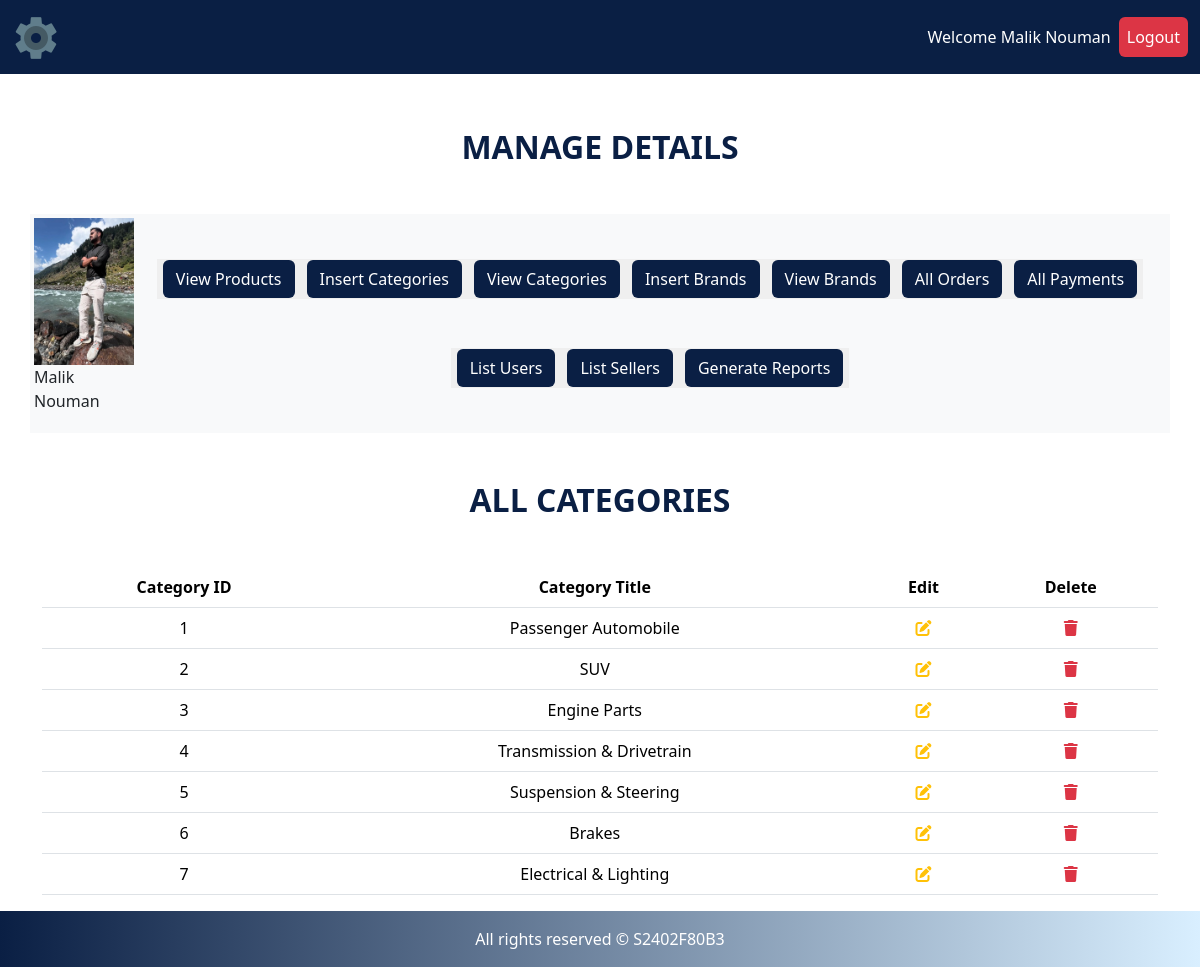
/admin/index.php?view_categories (signed in), run on the app's committed database.
### tables this page shows
CREATE TABLE `categories` (
  `category_id` int(11) NOT NULL,
  `category_title` varchar(100) NOT NULL
);

### admin/view_categories.php (the view, shortened to what this page needs)
<h2 style="color: #0A1F44; font-weight: 800" class="text-center my-5">ALL CATEGORIES</h2>
<div class="container">
    <div class="row">
        <table class="table text-center">
        <thead>
            <tr>
              <th scope="col">Category ID</th>
              <th scope="col">Category Title</th>
              <th scope="col">Edit</th>
              <th scope="col">Delete</th>
            </tr>
        </thead>
        <tbody>
          <?php
          $number = 0;
          $get_categories = "SELECT * FROM `categories`";
          $result = mysqli_query($conn, $get_categories);
          while($row = mysqli_fetch_assoc($result)){
            $category_id = $row['category_id'];
            $category_title = $row['category_title'];
            $number++;
            ?>
            <tr>
                <td><?php echo $number; ?></td>
                <td><?php echo $category_title; ?></td>
                <td><a href="index.php?edit_category=<?php echo $category_id; ?>" class="text-warning"><i class="fa-solid fa-pen-to-square"></i></a></td>
                <td>
                    <a href="#" class="text-danger" data-bs-toggle="modal" data-bs-target="#deleteModal<?php echo $category_id; ?>">
                        <i class="fa-solid fa-trash"></i>
                    </a>
                </td>
            </tr>
          <?php
          }
          ?>
        </tbody>
        </table>
    </div>
</div>

### admin/index.php (shortened to what this page needs)
<?php
include("../functions/common_functions.php");
?>
<!DOCTYPE html>
<html lang="en">
<head>
    <link href="https://cdn.jsdelivr.net/npm/bootstrap@5.3.3/dist/css/bootstrap.min.css" rel="stylesheet">
    <link rel="stylesheet" href="assets/style.css">
    <link rel="stylesheet" href="https://cdnjs.cloudflare.com/ajax/libs/font-awesome/6.6.0/css/all.min.css"
 />
</head>
<body>
<div class="container-fluid">
  <nav class="navbar navbar-expand navbar-dark bg-dark upper-nav fixed-top">
    <div class="container-fluid">
      <a class="navbar-brand" href="../index.php"><img src="assets/favicon.png" alt=""></a>
      <ul class="navbar-nav mb-2 mb-lg-0 ms-auto">
      <li class="nav-item">
          <a class="nav-link active" aria-current="page" href="#">Welcome
            <?php
            echo $_SESSION['admin_name']; ?>
         </a>
      </li>
        <li class="nav-item">
          <a class="nav-link active btn btn-outline-danger" aria-current="page" href="../logout.php">Logout</a>
        </li>
      </ul>
    </div>
  </nav>
</div>
<div class="container-fluid main-body">
<h2 style="color: #0A1F44; font-weight: 800" class="text-center my-5">MANAGE DETAILS</h2>
<div class="container">
    <div class="row">
        <div class="col-lg-12 bg-light p-1 d-flex">
            <div>
                <a href="index.php">
                <?php
                  $admin = $_SESSION['admin_email'];
                  $select_admin = "SELECT * FROM `admins` where admin_email = '$admin'";
                  $result_admin = mysqli_query($conn, $select_admin);
                  $row_admin = mysqli_fetch_assoc($result_admin);
                  $admin_pic = $row_admin['admin_image'];
                  $admin_name = $row_admin['admin_name'];
                  ?>
                    <img src="admin_images/<?php echo $admin_pic; ?>" alt="" class="admin-image">
                </a>
                <p><?php echo $admin_name; ?></p>
            </div>
            <div class="button text-center p-3 d-flex justify-content-center align-items-center flex-wrap">
                <button>
                    <a href="index.php?view_products" class="btn text-white btn-panel">View Products</a>
                </button>
                <button>
                    <a href="index.php?insert_category" class="btn text-white btn-panel">Insert Categories</a>
                </button>
                <button>
                    <a href="index.php?view_categories" class="btn text-white btn-panel">View Categories</a>
                </button>
                <button>
                    <a href="index.php?insert_brands" class="btn text-white btn-panel">Insert Brands</a>
                </button>
                <button>
                    <a href="index.php?view_brands" class="btn text-white btn-panel">View Brands</a>
                </button>
                <button>
                    <a href="index.php?list_orders" class="btn text-white btn-panel">All Orders</a>
                </button>
                <button>
                    <a href="index.php?list_payments" class="btn text-white btn-panel">All Payments</a>
                </button>
                <button>
                    <a href="index.php?list_users" class="btn text-white btn-panel">List Users</a>
                </button>
                <button>
                    <a href="index.php?list_sellers" class="btn text-white btn-panel">List Sellers</a>
                </button>
                <button>
                    <a href="index.php?generate_reports" class="btn text-white btn-panel">Generate Reports</a>
                </button>
            </div>
        </div>
    </div>
</div>
<div class="container">
<?php
 if(isset($_GET["view_categories"])){
    include("view_categories.php");
 }
 ?>
</div>
</div>
<?php
include("includes/footer.php")
?>

### admin/assets/style.css (style rules this page uses)
body { padding-top: 80px; }
.bg-dark { --bs-bg-opacity: 1; background-color: #0A1F44 !important; }
.navbar-brand img { max-width: 100%; height: auto; }
.main-body { min-height: 87vh; }
.upper-nav { border-bottom: 2px solid white; }
.admin-image { width: 100px; object-fit: contain; }
.btn-panel { background-color: #0A1F44; }
button { border: none; }
td, th { vertical-align: middle; }

### data on the page
categories: category_title "Passenger Automobile"
categories: category_title "SUV"
categories: category_title "Engine Parts"
categories: category_title "Transmission & Drivetrain"
categories: category_title "Suspension & Steering"
categories: category_title "Brakes"
categories: category_title "Electrical & Lighting"

### other printed values
$_SESSION['admin_name'] "Malik Nouman"
$admin_name "Malik Nouman"
